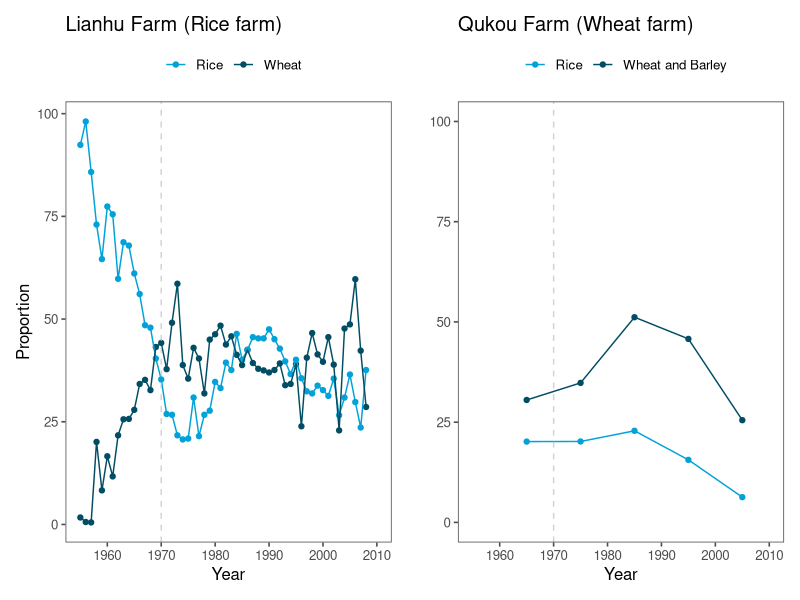
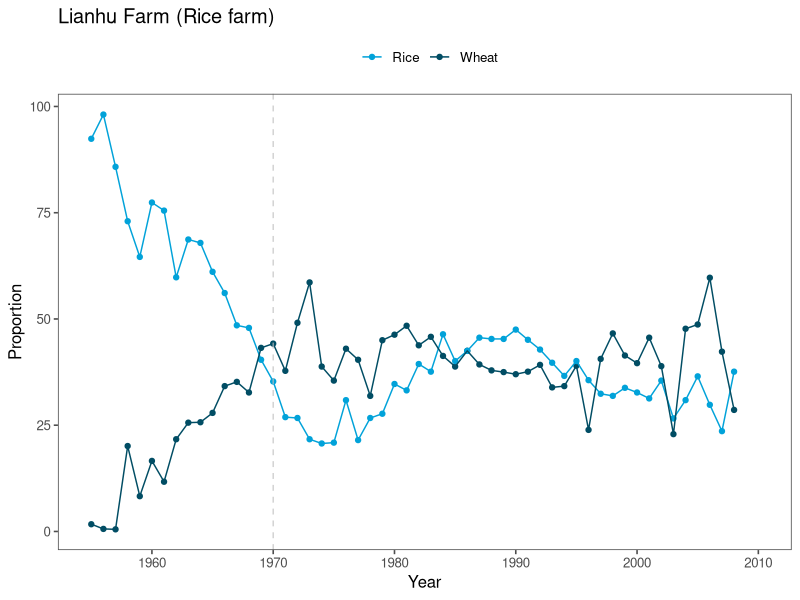
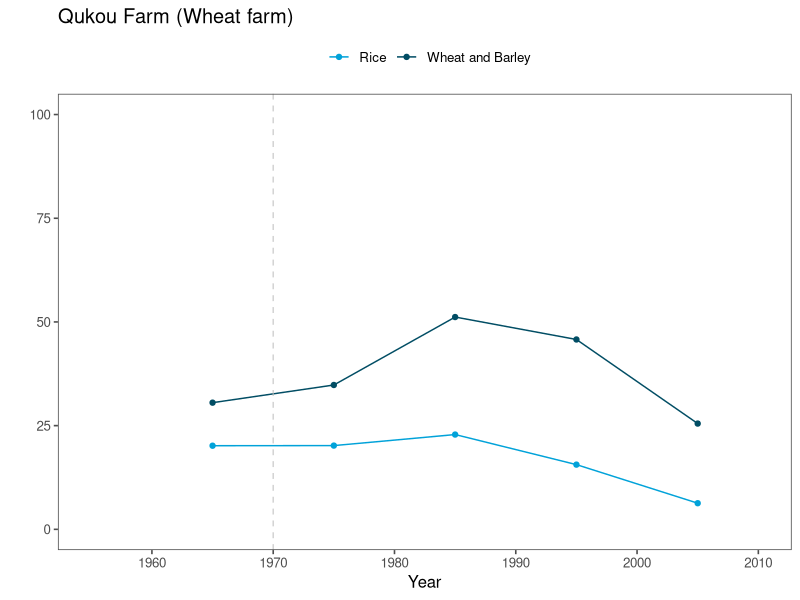

Generate these figures, in order, with R: (Note: this script raises an error after producing the figures.)
## ---- chunk 1
library(tidyverse)
library(here)
library(ggthemes)
library(patchwork)

lianhu_population <- read_csv(here("data/lianhu_population.csv"))
qukou_population <- read_csv(here("data/qukou_population.csv"))
lianhu_crops <- read_csv(here("data/lianhu_crops.csv"))
qukou_crops <- read_csv(here("data/qukou_crops.csv"))
## ---- chunk 2
lianhu_crops_p <- lianhu_crops %>% 
  select(year, wheat_proportion, rice_proportion) %>% 
  pivot_longer(cols = c(wheat_proportion, rice_proportion)) %>% 
  mutate(name = case_when(
    name == "wheat_proportion" ~ "Wheat", 
    TRUE ~ "Rice"
  )) %>% 
  ggplot(aes(x = year, y = value, color = name)) + 
  geom_point() + 
  geom_line() + 
  theme_few() +
  ylab("Proportion") + 
  labs(title = "Lianhu Farm (Rice farm)") + 
  theme(legend.position = "top") + 
  scale_color_discrete(name = "") + 
  xlab("Year") + 
  xlim(1955, 2010)+
  geom_vline(xintercept = 1970, color = "gray", linetype = "dashed", alpha = .7) + 
  ggthemes::scale_color_economist(name = "")

qukou_crops_p <- qukou_crops %>% 
  filter(!is.na(wheat_and_barley_proportion)) %>% 
  select(year, wheat_and_barley_proportion, rice_proportion) %>% 
  pivot_longer(cols = c(wheat_and_barley_proportion, rice_proportion)) %>% 
   mutate(name = case_when(
    name == "wheat_and_barley_proportion" ~ "Wheat and Barley", 
    TRUE ~ "Rice"
  )) %>% 
  ggplot(aes(x = year, y = value, color = name)) + 
  geom_point() + 
  geom_line() + 
  ylim(0, 100) +
  theme_few() +
  ylab("") + 
  labs(title = "Qukou Farm (Wheat farm)") + 
  theme(legend.position = "top") + 
  xlab("Year") + 
  xlim(1955, 2010)+
  geom_vline(xintercept = 1970, color = "gray", linetype = "dashed", alpha = .7) + 
  ggthemes::scale_color_economist(name = "")

  
## ---- chunk 3
crop_p <- lianhu_crops_p + qukou_crops_p 
saveRDS(crop_p, here("cached_data/crop_p.Rds"))
